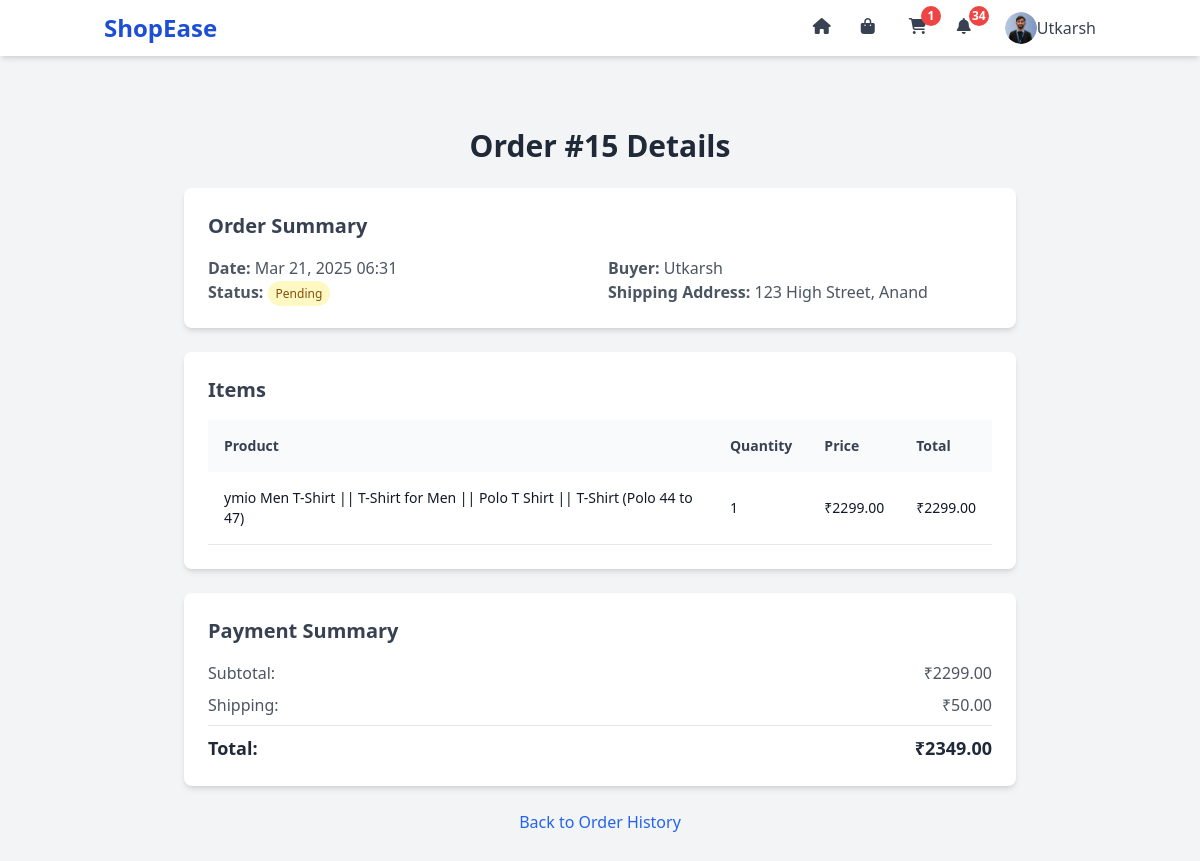
The page /order/15/ (signed in) on the database its author committed.
### core/models.py (models this page shows, shortened)
class User(AbstractUser):
    ROLE_CHOICES = (
        ('admin', 'Admin'),
        ('seller', 'Seller'),
        ('buyer', 'Buyer'),
    )
    role = models.CharField(max_length=10, choices=ROLE_CHOICES, default='buyer')
    address = models.TextField(blank=True, null=True)
    profile_picture = models.ImageField(upload_to='profiles/', blank=True, null=True)
    full_name = models.CharField(max_length=255, blank=True, null=True)
    phone_number = models.CharField(max_length=15, blank=True, null=True)
    alternate_email = models.EmailField(blank=True, null=True)
    email = models.EmailField(unique=True, blank=False, null=False)

class Order(models.Model):
    STATUS_CHOICES = (
        ('pending', 'Pending'),
        ('shipped', 'Shipped'),
        ('delivered', 'Delivered'),
        ('cancelled', 'Cancelled'),
    )
    user = models.ForeignKey(
        settings.AUTH_USER_MODEL,
        on_delete=models.CASCADE,
        limit_choices_to={'role': 'buyer'}  # Restrict to buyers
    )
    created_at = models.DateTimeField(auto_now_add=True)
    status = models.CharField(max_length=20, choices=STATUS_CHOICES, default='pending')
    shipping_address = models.TextField()
    total_amount = models.DecimalField(max_digits=10, decimal_places=2, default=0.00)
    payment_method = models.CharField(max_length=50, default='Cash on Delivery')  # Added

class OrderItem(models.Model):
    order = models.ForeignKey(Order, on_delete=models.CASCADE, related_name='items')
    product = models.ForeignKey(Product, on_delete=models.CASCADE)
    quantity = models.PositiveIntegerField(default=1)
    price = models.DecimalField(max_digits=10, decimal_places=2)

class Product(models.Model):
    seller = models.ForeignKey(
        settings.AUTH_USER_MODEL,
        on_delete=models.CASCADE,
        limit_choices_to={'role': 'seller'}  # Restrict to sellers only
    )
    name = models.CharField(max_length=200)
    description = models.TextField(blank=True)  # Made blank=True as in first version
    price = models.DecimalField(max_digits=10, decimal_places=2)
    stock = models.PositiveIntegerField(default=0)  # Default to 0 as in first version
    category = models.ForeignKey(Category, on_delete=models.SET_NULL, null=True)  # SET_NULL from first version
    image = models.ImageField(upload_to='products/', blank=True, null=True)
    created_at = models.DateTimeField(auto_now_add=True)  # Added from first version
    is_featured = models.BooleanField(default=False)

### core/views.py (the view)
# urls.py: path('order/<int:order_id>/', views.order_detail, name='order_detail'),
@login_required
def order_detail(request, order_id):
    order = get_object_or_404(Order, id=order_id)
    if request.user.role == 'buyer' and order.user != request.user:
        messages.error(request, 'You can only view your own orders.')
        return redirect('order_history')
    elif request.user.role == 'seller' and not order.items.filter(product__seller=request.user).exists():
        messages.error(request, 'You can only view orders containing your products.')
        return redirect('seller_dashboard')
    elif request.user.role not in ['buyer', 'seller']:
        messages.error(request, 'Unauthorized access.')
        return redirect('home')
    order_items = order.items.all()
    items_with_details = [
        {
            'item': item,
            'total': item.quantity * item.price,
            'has_reviewed': item.product.review_set.filter(user=request.user).exists() if request.user.role == 'buyer' else False
        }
        for item in order_items
    ]
    subtotal = sum(item['total'] for item in items_with_details)
    shipping = 50 if subtotal > 0 else 0
    total = subtotal + shipping
    context = {
        'order': order,
        'order_items': items_with_details,
        'subtotal': subtotal,
        'shipping': shipping,
        'total': total,
    }
    return render(request, 'order_detail.html', context)

### core/context_processors.py (called while the page is built)
def unread_notifications(request):
    if request.user.is_authenticated:
        return {
            'unread_notifications': Notification.objects.filter(user=request.user, is_read=False).count()
        }
    return {'unread_notifications': 0}

### templates/order_detail.html (shortened to what this page needs)
{% extends 'base.html' %}
{% block content %}
    <div class="py-12 max-w-4xl mx-auto px-4 sm:px-6 lg:px-8">
        <h1 class="text-3xl font-bold text-gray-800 mb-6 text-center">Order #{{ order.id }} Details</h1>
        <div class="bg-white rounded-lg shadow-md p-6 mb-6">
            <h2 class="text-xl font-semibold text-gray-700 mb-4">Order Summary</h2>
            <div class="grid grid-cols-1 sm:grid-cols-2 gap-4">
                <div>
                    <p class="text-gray-600"><strong>Date:</strong> {{ order.created_at|date:"M d, Y H:i" }}</p>
                    <p class="text-gray-600"><strong>Status:</strong>
                        <span class="px-2 py-1 rounded-full text-xs {% if order.status == 'pending' %}bg-yellow-100 text-yellow-800{% elif order.status == 'shipped' %}bg-blue-100 text-blue-800{% elif order.status == 'delivered' %}bg-green-100 text-green-800{% else %}bg-red-100 text-red-800{% endif %}">
                            {{ order.status|capfirst }}
                        </span>
                    </p>
                </div>
                <div>
                    <p class="text-gray-600"><strong>Buyer:</strong> {{ order.user.username }}</p>
                    <p class="text-gray-600"><strong>Shipping Address:</strong> {{ order.shipping_address }}</p>
                </div>
            </div>
        </div>
<div class="bg-white rounded-lg shadow-md p-6 mb-6">
    <h2 class="text-xl font-semibold text-gray-700 mb-4">Items</h2>
    <div class="overflow-x-auto">
        <table class="w-full text-left text-sm">
            <thead class="bg-gray-50">
                <tr>
                    <th class="p-4 font-semibold text-gray-700">Product</th>
                    <th class="p-4 font-semibold text-gray-700">Quantity</th>
                    <th class="p-4 font-semibold text-gray-700">Price</th>
                    <th class="p-4 font-semibold text-gray-700">Total</th>
                </tr>
            </thead>
            <tbody>
                {% for entry in order_items %}
                    <tr class="border-b hover:bg-gray-50 transition-colors">
                        <td class="p-4">{{ entry.item.product.name }}</td>
                        <td class="p-4">{{ entry.item.quantity }}</td>
                        <td class="p-4">₹{{ entry.item.price|floatformat:2 }}</td>
                        <td class="p-4">₹{{ entry.total|floatformat:2 }}</td>
                    </tr>
                {% endfor %}
            </tbody>
        </table>
    </div>
</div>
        <div class="bg-white rounded-lg shadow-md p-6">
            <h2 class="text-xl font-semibold text-gray-700 mb-4">Payment Summary</h2>
            <div class="space-y-2">
                <p class="flex justify-between text-gray-600"><span>Subtotal:</span> <span>₹{{ subtotal|floatformat:2 }}</span></p>
                <p class="flex justify-between text-gray-600"><span>Shipping:</span> <span>₹{{ shipping|floatformat:2 }}</span></p>
                <p class="flex justify-between text-lg font-bold text-gray-800 border-t pt-2"><span>Total:</span> <span>₹{{ total|floatformat:2 }}</span></p>
            </div>
        </div>
        <div class="mt-6 text-center">
            {% if request.user.role == 'buyer' %}
                <a href="{% url 'order_history' %}" class="text-blue-600 hover:underline">Back to Order History</a>
            {% elif request.user.role == 'seller' %}
                <a href="{% url 'seller_dashboard' %}" class="text-blue-600 hover:underline">Back to Dashboard</a>
            {% endif %}
        </div>
    </div>
{% endblock %}

### templates/base.html (shortened to what this page needs)
{% load static %}
<!DOCTYPE html>
<html lang="en">
<head>
    <script src="https://cdn.tailwindcss.com"></script>
    <link rel="stylesheet" href="{% static 'css/style.css' %}">
</head>
<body class="font-sans bg-gray-100 text-gray-900">
    <nav class="bg-white shadow-md fixed top-0 left-0 w-full z-50">
        <div class="container mx-auto px-4 py-3 flex items-center justify-between">
            <a href="{% url 'home' %}" class="text-2xl font-bold text-blue-700">ShopEase</a>
            <div class="hidden md:flex items-center space-x-6">
                <a href="{% url 'home' %}" class="text-gray-700 hover:text-blue-700" title="Home">
                    <i class="fas fa-home w-6 h-6"></i>
                </a>
                <a href="{% url 'product_list' %}" class="text-gray-700 hover:text-blue-700" title="Products">
                    <i class="fas fa-shopping-bag w-6 h-6"></i>
                </a>
                {% if user.is_authenticated %}
                    {% if user.role == 'buyer' %}
                        <a href="{% url 'view_cart' %}" class="relative text-gray-700 hover:text-blue-700" title="Cart">
                            <i class="fas fa-shopping-cart w-6 h-6"></i>
                            {% with cart_items_count=user.cart.items.count %}
                                {% if cart_items_count > 0 %}
                                    <span class="absolute -top-2 -right-2 bg-red-500 text-white text-xs font-bold rounded-full h-5 w-5 flex items-center justify-center">{{ cart_items_count }}</span>
                                {% endif %}
                            {% endwith %}
                        </a>
                        <a href="{% url 'notifications' %}" class="relative text-gray-700 hover:text-blue-700" title="Notifications">
                            <i class="fas fa-bell w-6 h-6"></i>
                            {% if unread_notifications > 0 %}
                                <span class="absolute -top-2 -right-2 bg-red-500 text-white text-xs font-bold rounded-full h-5 w-5 flex items-center justify-center">{{ unread_notifications }}</span>
                            {% endif %}
                        </a>
                        <div class="relative flex items-center space-x-2">
                            <button id="dropdown-toggle" class="flex items-center text-gray-700 hover:text-blue-700 focus:outline-none">
                                {% if user.profile_picture %}
                                    <img src="{{ user.profile_picture.url }}" alt="Profile" class="w-8 h-8 rounded-full object-cover">
                                {% else %}
                                    <i class="fas fa-user w-6 h-6"></i>
                                {% endif %}
                                <span class="text-gray-700 font-medium">{{ user.username }}</span>
                            </button>
                        </div>
                    {% endif %}
                {% endif %}
            </div>
        </div>
    </nav>
    <div class="container mx-auto mt-20 px-4">
        {% block content %}{% endblock %}
    </div>
</body>
</html>

### static/css/style.css (style rules this page uses)
body { font-family: 'Arial', sans-serif; background-color: #f4f4f9; color: #333; }
.container { max-width: 1200px; }
h1, h2 { color: #1e40af; }
button { transition: background-color 0.3s ease; }
nav { transition: all 0.3s ease; }
.fas, .far { width: 1.5rem; height: 1.5rem; }

### rows shown on the page
User: profile_picture (picture), username "Utkarsh"
Order: id "15", created_at "Mar 21, 2025 06:31", status "Pending", user.username "Utkarsh", shipping_address "123 High Street, Anand"
OrderItem: item.product.name "ymio Men T-Shirt || T-Shirt for Men || Polo T Shirt || T-Shirt (Polo 44 to 47)", item.quantity "1", item.price "2299.00", total "2299.00"

### other values the page prints
{{ cart_items_count }} "1"
{{ unread_notifications }} "34"
{{ subtotal|floatformat:2 }} "2299.00"
{{ shipping|floatformat:2 }} "50.00"
{{ total|floatformat:2 }} "2349.00"
